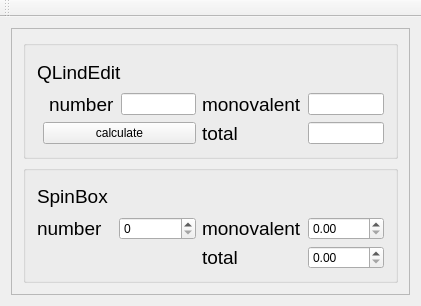
<?xml version="1.0" encoding="UTF-8"?>
<ui version="4.0">
 <class>Widget</class>
 <widget class="QMainWindow" name="Widget">
  <property name="geometry">
   <rect>
    <x>0</x>
    <y>0</y>
    <width>421</width>
    <height>306</height>
   </rect>
  </property>
  <property name="windowTitle">
   <string>Widget</string>
  </property>
  <widget class="QWidget" name="centralWidget">
   <layout class="QHBoxLayout" name="horizontalLayout">
    <item>
     <widget class="QFrame" name="frame">
      <property name="frameShape">
       <enum>QFrame::StyledPanel</enum>
      </property>
      <property name="frameShadow">
       <enum>QFrame::Raised</enum>
      </property>
      <layout class="QVBoxLayout" name="verticalLayout">
       <item>
        <widget class="QGroupBox" name="groupBox">
         <property name="title">
          <string/>
         </property>
         <layout class="QGridLayout" name="gridLayout">
          <item row="3" column="1" colspan="3">
           <widget class="QPushButton" name="pushButton">
            <property name="text">
             <string>calculate</string>
            </property>
           </widget>
          </item>
          <item row="1" column="2">
           <widget class="QLabel" name="label_2">
            <property name="font">
             <font>
              <family>SansSerif</family>
              <pointsize>14</pointsize>
             </font>
            </property>
            <property name="layoutDirection">
             <enum>Qt::LeftToRight</enum>
            </property>
            <property name="text">
             <string>number</string>
            </property>
           </widget>
          </item>
          <item row="3" column="4">
           <widget class="QLabel" name="label_4">
            <property name="font">
             <font>
              <family>SansSerif</family>
              <pointsize>14</pointsize>
             </font>
            </property>
            <property name="contextMenuPolicy">
             <enum>Qt::DefaultContextMenu</enum>
            </property>
            <property name="layoutDirection">
             <enum>Qt::LeftToRight</enum>
            </property>
            <property name="text">
             <string>total</string>
            </property>
           </widget>
          </item>
          <item row="1" column="3">
           <widget class="QLineEdit" name="lineEdit"/>
          </item>
          <item row="1" column="4" colspan="2">
           <widget class="QLabel" name="label_3">
            <property name="font">
             <font>
              <family>SansSerif</family>
              <pointsize>14</pointsize>
             </font>
            </property>
            <property name="lineWidth">
             <number>1</number>
            </property>
            <property name="text">
             <string>monovalent</string>
            </property>
           </widget>
          </item>
          <item row="0" column="0" colspan="4">
           <widget class="QLabel" name="label">
            <property name="font">
             <font>
              <family>SansSerif</family>
              <pointsize>14</pointsize>
             </font>
            </property>
            <property name="text">
             <string>QLindEdit</string>
            </property>
           </widget>
          </item>
          <item row="1" column="6">
           <widget class="QLineEdit" name="lineEdit_2"/>
          </item>
          <item row="3" column="6">
           <widget class="QLineEdit" name="lineEdit_3"/>
          </item>
         </layout>
        </widget>
       </item>
       <item>
        <widget class="QGroupBox" name="groupBox_2">
         <property name="title">
          <string/>
         </property>
         <layout class="QGridLayout" name="gridLayout_2">
          <item row="1" column="0">
           <widget class="QLabel" name="label_6">
            <property name="enabled">
             <bool>true</bool>
            </property>
            <property name="font">
             <font>
              <family>SansSerif</family>
              <pointsize>14</pointsize>
             </font>
            </property>
            <property name="text">
             <string>number</string>
            </property>
           </widget>
          </item>
          <item row="0" column="0">
           <widget class="QLabel" name="label_5">
            <property name="font">
             <font>
              <family>SansSerif</family>
              <pointsize>14</pointsize>
             </font>
            </property>
            <property name="text">
             <string>SpinBox</string>
            </property>
           </widget>
          </item>
          <item row="1" column="3">
           <widget class="QDoubleSpinBox" name="doubleSpinBox"/>
          </item>
          <item row="3" column="3">
           <widget class="QDoubleSpinBox" name="doubleSpinBox_2"/>
          </item>
          <item row="3" column="2">
           <widget class="QLabel" name="label_8">
            <property name="font">
             <font>
              <family>SansSerif</family>
              <pointsize>14</pointsize>
             </font>
            </property>
            <property name="contextMenuPolicy">
             <enum>Qt::DefaultContextMenu</enum>
            </property>
            <property name="layoutDirection">
             <enum>Qt::LeftToRight</enum>
            </property>
            <property name="text">
             <string>total</string>
            </property>
           </widget>
          </item>
          <item row="1" column="2">
           <widget class="QLabel" name="label_7">
            <property name="enabled">
             <bool>true</bool>
            </property>
            <property name="font">
             <font>
              <family>SansSerif</family>
              <pointsize>14</pointsize>
             </font>
            </property>
            <property name="text">
             <string>monovalent</string>
            </property>
           </widget>
          </item>
          <item row="1" column="1">
           <widget class="QSpinBox" name="spinBox"/>
          </item>
         </layout>
        </widget>
       </item>
      </layout>
     </widget>
    </item>
   </layout>
  </widget>
  <widget class="QMenuBar" name="menuBar">
   <property name="geometry">
    <rect>
     <x>0</x>
     <y>0</y>
     <width>421</width>
     <height>17</height>
    </rect>
   </property>
  </widget>
  <widget class="QToolBar" name="mainToolBar">
   <attribute name="toolBarArea">
    <enum>TopToolBarArea</enum>
   </attribute>
   <attribute name="toolBarBreak">
    <bool>false</bool>
   </attribute>
  </widget>
 </widget>
 <layoutdefault spacing="6" margin="11"/>
 <resources/>
 <connections/>
 <designerdata>
  <property name="gridDeltaX">
   <number>10</number>
  </property>
  <property name="gridDeltaY">
   <number>10</number>
  </property>
  <property name="gridSnapX">
   <bool>true</bool>
  </property>
  <property name="gridSnapY">
   <bool>true</bool>
  </property>
  <property name="gridVisible">
   <bool>true</bool>
  </property>
 </designerdata>
</ui>
